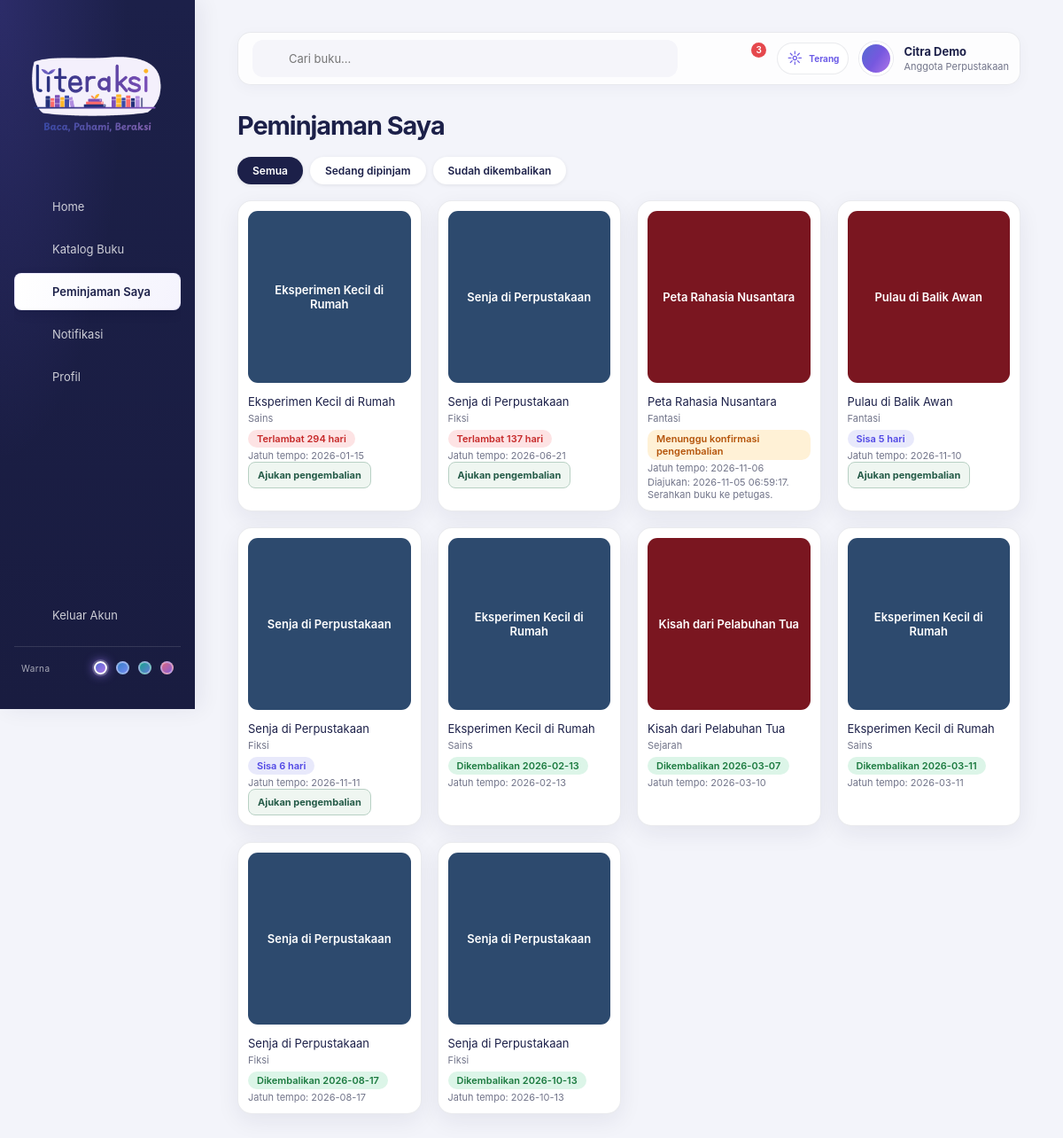
/peminjaman.php (signed in), run on the app's committed database.
### tables this page shows
CREATE TABLE IF NOT EXISTS `detail_peminjaman` (
    `id_detail` VARCHAR(10) NOT NULL,
    `id_peminjaman` VARCHAR(10) NOT NULL,
    `id_buku` VARCHAR(10) NOT NULL,
    `tgl_kembali` DATE DEFAULT NULL,
    `tgl_pengajuan_kembali` DATETIME DEFAULT NULL,
    `denda` DECIMAL(10,2) NOT NULL DEFAULT 0.00,
    PRIMARY KEY (`id_detail`),
    KEY `idx_detail_peminjaman` (`id_peminjaman`),
    KEY `idx_detail_buku` (`id_buku`),
    KEY `idx_detail_tgl_kembali` (`tgl_kembali`),
    KEY `idx_detail_tgl_pengajuan_kembali` (`tgl_pengajuan_kembali`),
    CONSTRAINT `fk_detail_peminjaman`
        FOREIGN KEY (`id_peminjaman`) REFERENCES `peminjaman` (`id_peminjaman`)
        ON UPDATE CASCADE ON DELETE CASCADE,
    CONSTRAINT `fk_detail_buku`
        FOREIGN KEY (`id_buku`) REFERENCES `buku` (`id_buku`)
        ON UPDATE CASCADE ON DELETE RESTRICT
);

CREATE TABLE IF NOT EXISTS `buku` (
    `id_buku` VARCHAR(10) NOT NULL,
    `judul` VARCHAR(200) NOT NULL,
    `id_kategori` VARCHAR(10) DEFAULT NULL,
    `id_penerbit` VARCHAR(10) DEFAULT NULL,
    PRIMARY KEY (`id_buku`),
    KEY `idx_buku_kategori` (`id_kategori`),
    KEY `idx_buku_penerbit` (`id_penerbit`),
    CONSTRAINT `fk_buku_kategori`
        FOREIGN KEY (`id_kategori`) REFERENCES `kategori` (`id_kategori`)
        ON UPDATE CASCADE ON DELETE SET NULL,
    CONSTRAINT `fk_buku_penerbit`
        FOREIGN KEY (`id_penerbit`) REFERENCES `penerbit` (`id_penerbit`)
        ON UPDATE CASCADE ON DELETE SET NULL
);

CREATE TABLE IF NOT EXISTS `kategori` (
    `id_kategori` VARCHAR(10) NOT NULL,
    `kategori` VARCHAR(100) NOT NULL,
    PRIMARY KEY (`id_kategori`)
);

CREATE TABLE IF NOT EXISTS `peminjaman` (
    `id_peminjaman` VARCHAR(10) NOT NULL,
    `NIS` VARCHAR(30) NOT NULL,
    `id_petugas` VARCHAR(10) NOT NULL,
    `tgl_peminjam` DATE NOT NULL,
    `tgl_jatuh_tempo` DATE NOT NULL,
    `status` VARCHAR(20) NOT NULL DEFAULT 'dipinjam',
    PRIMARY KEY (`id_peminjaman`),
    KEY `idx_peminjaman_nis` (`NIS`),
    KEY `idx_peminjaman_petugas` (`id_petugas`),
    KEY `idx_peminjaman_tgl_peminjam` (`tgl_peminjam`),
    KEY `idx_peminjaman_tgl_jatuh_tempo` (`tgl_jatuh_tempo`),
    CONSTRAINT `fk_peminjaman_siswa`
        FOREIGN KEY (`NIS`) REFERENCES `siswa` (`NIS`)
        ON UPDATE CASCADE ON DELETE CASCADE,
    CONSTRAINT `fk_peminjaman_petugas`
        FOREIGN KEY (`id_petugas`) REFERENCES `petugas` (`id_petugas`)
        ON UPDATE CASCADE ON DELETE RESTRICT
);

### config.php (called while the page is built, shortened)
<?php
function book_cover_url(string $id): ?string
{
    $directory = __DIR__ . '/uploads/book-covers/';
    $filename = hash('sha256', $id);
    foreach (['jpg', 'png', 'gif', 'webp', 'avif', 'bmp', 'ico'] as $extension) {
        $path = $directory . $filename . '.' . $extension;
    }
    return null;
}

### peminjaman.php (the view, shortened to what this page needs)
<?php
require 'config.php';
require 'layout.php';
$user = $_SESSION['literaksi_user'];
$nis  = $user['NIS'];
$filter = $_GET['status'] ?? 'semua';
$dCols = array_map('strtolower', $pdo->query('SHOW COLUMNS FROM detail_peminjaman')->fetchAll(PDO::FETCH_COLUMN));
$bCols = array_map('strtolower', $pdo->query('SHOW COLUMNS FROM buku')->fetchAll(PDO::FETCH_COLUMN));
$hasBuku = in_array('id_buku', $dCols, true) && in_array('id_buku', $bCols, true);
$select = 'p.id_peminjaman, p.tgl_jatuh_tempo, d.tgl_kembali,
           d.id_detail, d.tgl_pengajuan_kembali,
           DATEDIFF(p.tgl_jatuh_tempo, CURDATE()) AS sisa';
$join = '';
if ($hasBuku) {
    $select .= ', b.id_buku, b.judul, k.kategori';
    $join = 'LEFT JOIN buku b ON b.id_buku = d.id_buku
             LEFT JOIN kategori k ON k.id_kategori = b.id_kategori';
}
$sql = "SELECT $select
        FROM detail_peminjaman d
        JOIN peminjaman p ON p.id_peminjaman = d.id_peminjaman
        $join
        WHERE p.NIS = ?";
$sql .= ' ORDER BY (d.tgl_kembali IS NULL) DESC, p.tgl_jatuh_tempo ASC';
$q = $pdo->prepare($sql);
$q->execute([$nis]);
$loans = $q->fetchAll();
$palette = ['#5b8fc9', '#7a1620', '#2d4a6e', '#3b9a8f', '#6c5ce7', '#b5651d'];
function loan_status(array $r): array
{
    if ($r['tgl_kembali'] !== null) {
        return ['ok', 'Dikembalikan ' . $r['tgl_kembali']];
    }
    if ($r['tgl_pengajuan_kembali'] !== null) {
        return ['warn', 'Menunggu konfirmasi pengembalian'];
    }
    $sisa = (int) $r['sisa'];
    if ($sisa < 0)   return ['danger', 'Terlambat ' . abs($sisa) . ' hari'];
    return ['info', 'Sisa ' . $sisa . ' hari'];
}
$tabs = ['semua' => 'Semua', 'dipinjam' => 'Sedang dipinjam', 'kembali' => 'Sudah dikembalikan'];
?>
<!DOCTYPE html>
<html lang="id">
<head>
    <link rel="stylesheet" href="assets/css/style.css?v=<?= filemtime(__DIR__ . '/assets/css/style.css') ?>">
</head>
<body class="dash-body">
    <main class="main">
        <h3 class="page-title">Peminjaman Saya</h3>
        <div class="chips">
            <?php foreach ($tabs as $key => $label): ?>
                <a class="chip <?= $filter === $key ? 'active' : '' ?>"
                   href="peminjaman.php<?= $key === 'semua' ? '' : '?status=' . $key ?>"><?= $label ?></a>
            <?php endforeach; ?>
        </div>
        <div class="books">
            <?php foreach ($loans as $r):
                $judul = $hasBuku && !empty($r['judul']) ? $r['judul'] : 'Peminjaman #' . $r['id_peminjaman'];
                $coverUrl = !empty($r['id_buku']) ? book_cover_url((string) $r['id_buku']) : null;
                [$cls, $text] = loan_status($r);
            ?>
                <div class="book-card">
                    <div class="cover<?= $coverUrl !== null ? ' has-image' : '' ?>" style="background: <?= $palette[crc32($judul) % count($palette)] ?>">
                        <?php if ($coverUrl !== null): ?>
                            <img class="cover-image" src="<?= htmlspecialchars($coverUrl) ?>" alt="Sampul buku: <?= htmlspecialchars($judul) ?>">
                        <?php else: ?>
                            <span><?= htmlspecialchars($judul) ?></span>
                        <?php endif; ?>
                    </div>
                    <p class="book-title"><?= htmlspecialchars($judul) ?></p>
                    <?php if ($hasBuku && !empty($r['kategori'])): ?>
                        <p class="book-meta"><?= htmlspecialchars($r['kategori']) ?></p>
                    <?php endif; ?>
                    <span class="status <?= $cls ?>"><?= htmlspecialchars($text) ?></span>
                    <p class="book-meta">Jatuh tempo: <?= htmlspecialchars((string) $r['tgl_jatuh_tempo']) ?></p>
                    <?php if ($r['tgl_kembali'] === null && $r['tgl_pengajuan_kembali'] === null): ?>
                        <form method="post">
                            <button type="submit" class="admin-action">Ajukan pengembalian</button>
                        </form>
                    <?php elseif ($r['tgl_pengajuan_kembali'] !== null && $r['tgl_kembali'] === null): ?>
                        <p class="book-meta">Diajukan: <?= htmlspecialchars($r['tgl_pengajuan_kembali']) ?>. Serahkan buku ke petugas.</p>
                    <?php endif; ?>
                </div>
            <?php endforeach; ?>
        </div>
    </main>
</body>
</html>

### assets/css/style.css (style rules this page uses)
* { box-sizing: border-box; margin: 0; padding: 0; }
:root { --navy: #1c2049; --purple: #6c5ce7; --lilac: #a99cf5; --btn: #6b7ac9; --link: #1da1f2; }
body { font-family: "Poppins", "Inter", Arial, sans-serif; }
.dash-body { display: flex; min-height: 100vh; background: #f4f5fa; color: var(--navy); }
.main { flex: 1; padding: 20px 28px; min-width: 0; }
.books { display: grid; grid-template-columns: repeat(auto-fill, minmax(150px, 1fr)); gap: 16px; }
.book-card { background: #fff; border-radius: 10px; padding: 10px; box-shadow: 0 1px 4px rgba(0,0,0,.08); text-decoration: none; color: inherit; display: block; transition: transform .15s, box-shadow .15s; }
.cover { height: 170px; border-radius: 6px; color: #fff; display: flex; align-items: center; justify-content: center; text-align: center; padding: 10px; font-size: 13px; font-weight: 600; }
.book-title { font-size: 12px; margin-top: 8px; }
.book-meta { font-size: 11px; color: #777; margin-top: 2px; }
.info { display: grid; grid-template-columns: 80px 1fr; gap: 8px 10px; font-size: 12px; }
.page-title { font-size: 20px; margin-bottom: 14px; }
.chips { display: flex; flex-wrap: wrap; gap: 8px; margin-bottom: 18px; }
.chip { background: #fff; color: var(--navy); text-decoration: none; font-size: 12px; font-weight: 600; padding: 7px 16px; border-radius: 18px; box-shadow: 0 1px 4px rgba(0,0,0,.08); border: 1px solid transparent; }
.chip.active { background: var(--navy); color: #fff; }
.status { display: inline-block; margin-top: 6px; font-size: 11px; font-weight: 600; padding: 3px 10px; border-radius: 10px; }
.status.ok { background: #dcf5e8; color: #1b7a3f; }
.status.danger { background: #fde3e4; color: #c62828; }
.status.warn { background: #fff1d6; color: #b45309; }
.status.info { background: #e8e9fb; color: #4f46e5; }
.admin-action { border: 1px solid #b8d0c4; border-radius: 4px; background: #eff6f1; color: #255b48; cursor: pointer; font: inherit; font-size: 11px; font-weight: 700; padding: 7px 10px; white-space: nowrap; }
:root { color-scheme: light; --page: #f3f4fa; --surface: #fff; --ink-muted: #72758a; --line: rgba(28, 32, 73, .09); --shadow-soft: 0 8px 26px rgba(28, 32, 73, .07); --shadow-raised: 0 16px 38px rgba(28, 32, 73, .12); --radius-card: 16px; --radius-control: 10px; }
html { min-height: 100%; scroll-behavior: smooth; }
body { color: var(--navy); text-rendering: optimizeLegibility; -webkit-font-smoothing: antialiased; }
button, input, select, textarea { font: inherit; }
button, a { -webkit-tap-highlight-color: transparent; }
.dash-body { background: var(--page); }
.main { padding: clamp(20px, 3vw, 38px) clamp(20px, 4vw, 52px); }
.page-title, .notification-heading { letter-spacing: -.035em; }
.page-title { margin-bottom: 18px; font-size: clamp(23px, 2.4vw, 30px); }
.stat-card, .book-card, .notif, .card, .profile-head, .table-wrap { border: 1px solid var(--line); border-radius: var(--radius-card); background: var(--surface); box-shadow: var(--shadow-soft); }
.books { grid-template-columns: repeat(auto-fill, minmax(168px, 1fr)); gap: 18px; }
.book-card { overflow: hidden; padding: 11px; transition: transform .2s, box-shadow .2s, border-color .2s; }
.cover { height: 194px; border-radius: 11px; }
.book-title { margin-top: 12px; font-size: 13px; line-height: 1.45; }
.book-meta { color: var(--ink-muted); }
.admin-action { border-radius: 8px; }
html { --accent-rgb: 108, 92, 231; --accent-gradient: linear-gradient(125deg, #536bd1 0%, #7658df 52%, #ad75e8 100%); }

### data on the page
detail_peminjaman: id_buku.judul "Eksperimen Kecil di Rumah", kategori.kategori "Sains", text "Terlambat 294 hari", id_peminjaman.tgl_jatuh_tempo "2026-01-15"
detail_peminjaman: id_buku.judul "Senja di Perpustakaan", kategori.kategori "Fiksi", text "Terlambat 137 hari", id_peminjaman.tgl_jatuh_tempo "2026-06-21"
detail_peminjaman: id_buku.judul "Peta Rahasia Nusantara", kategori.kategori "Fantasi", text "Menunggu konfirmasi pengembalian", id_peminjaman.tgl_jatuh_tempo "2026-11-06", tgl_pengajuan_kembali "2026-11-05 06:59:17"
detail_peminjaman: id_buku.judul "Pulau di Balik Awan", kategori.kategori "Fantasi", text "Sisa 5 hari", id_peminjaman.tgl_jatuh_tempo "2026-11-10"
detail_peminjaman: id_buku.judul "Senja di Perpustakaan", kategori.kategori "Fiksi", text "Sisa 6 hari", id_peminjaman.tgl_jatuh_tempo "2026-11-11"
detail_peminjaman: id_buku.judul "Eksperimen Kecil di Rumah", kategori.kategori "Sains", text "Dikembalikan 2026-02-13", id_peminjaman.tgl_jatuh_tempo "2026-02-13"
detail_peminjaman: id_buku.judul "Kisah dari Pelabuhan Tua", kategori.kategori "Sejarah", text "Dikembalikan 2026-03-07", id_peminjaman.tgl_jatuh_tempo "2026-03-10"
detail_peminjaman: id_buku.judul "Eksperimen Kecil di Rumah", kategori.kategori "Sains", text "Dikembalikan 2026-03-11", id_peminjaman.tgl_jatuh_tempo "2026-03-11"
detail_peminjaman: id_buku.judul "Senja di Perpustakaan", kategori.kategori "Fiksi", text "Dikembalikan 2026-08-17", id_peminjaman.tgl_jatuh_tempo "2026-08-17"
detail_peminjaman: id_buku.judul "Senja di Perpustakaan", kategori.kategori "Fiksi", text "Dikembalikan 2026-10-13", id_peminjaman.tgl_jatuh_tempo "2026-10-13"

### other printed values
$label "Home"
$label "Katalog Buku"
$label "Peminjaman Saya"
$label "Notifikasi"
$label "Profil"
$badge "3"
$user['nama'] "Citra Demo"
$label "Semua"
$label "Sedang dipinjam"
$label "Sudah dikembalikan"
